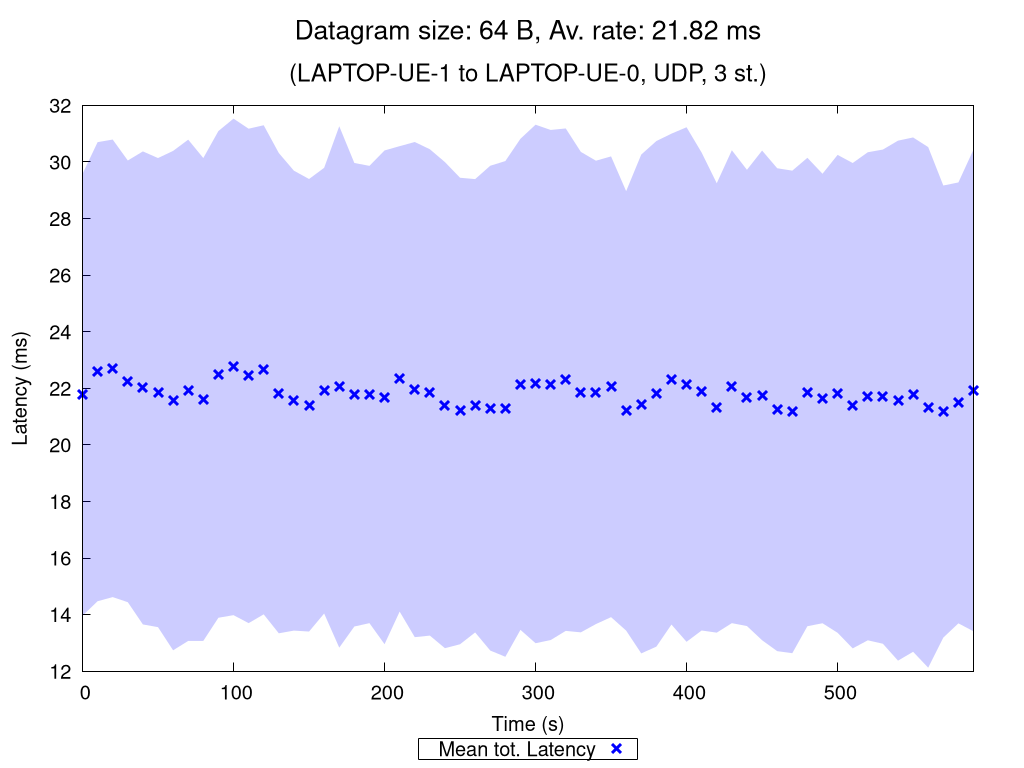

Reproduce this figure in gnuplot.
set terminal pngcairo nocrop enhanced size 1024,768 font "Verdana,15"
set output "UDP_3_st_2020_10_09_17-57-21_one2two_00064B.png"

set title "{/=20 Datagram size: 64 B, Av. rate: 21.82 ms}\n\n{/=18 (LAPTOP-UE-1 to LAPTOP-UE-0, UDP, 3 st.)}"

set xlabel "Time (s)"
set ylabel "Latency (ms)"
set ytics nomirror
set key bmargin center horizontal box samplen 1 width -1
set bmargin 4.6
set rmargin 4.5

rf = 1.0  # rate factor
set style fill transparent solid 0.2 noborder
set autoscale xfix
plot "UDP_3_st_2020_10_09_17-57-21_one2two_00064B_iperf_processed.dat" using 1:($2/rf-$3/rf):($2/rf+$3/rf) with filledcurves lc rgb "blue" notitle, \
     "" using 1:($2/rf) with points pt 2 ps 1.5 lw 3 lc rgb "blue" title "Mean tot. Latency", \
